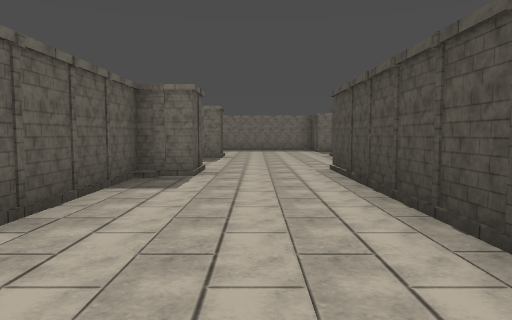
[1] (above)

16 first-person views from a walk through a level from a Godot 3-D game. The camera is 1.5 m above the floor, tilts 4° down and sees 70° across. The floor is counted in squares, 2 m on a side. Each view is taken from the middle of a square. On the plan, view 1 faces up. The plan holds only what a view shows up to about 11 squares ahead; the rest is blank. Characters and animated objects are not drawn.

[2]
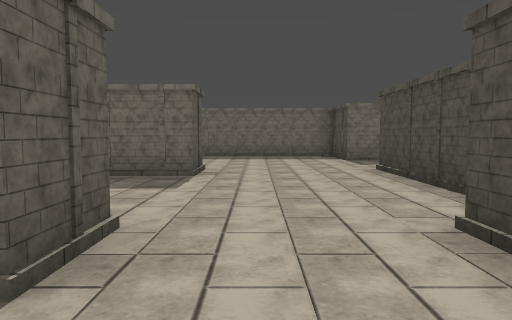

[3]
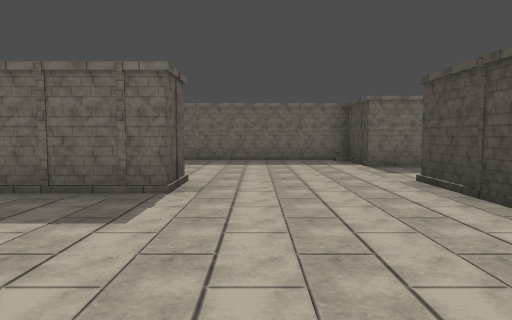

[4]
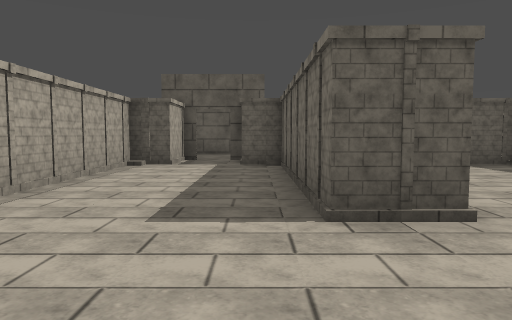

[5]
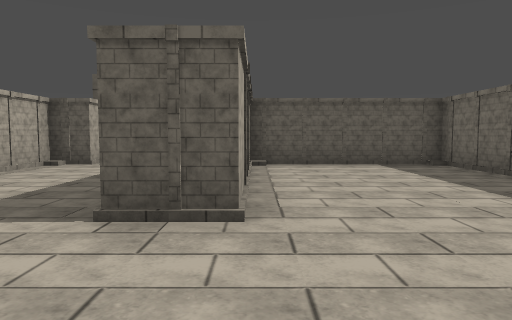

[6]
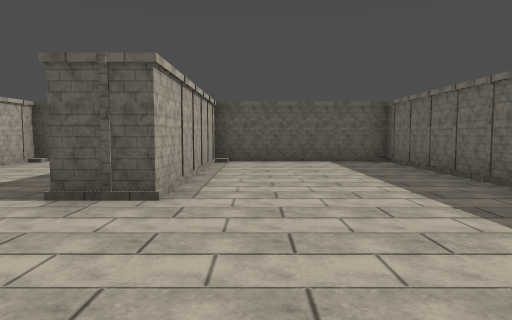

[7]
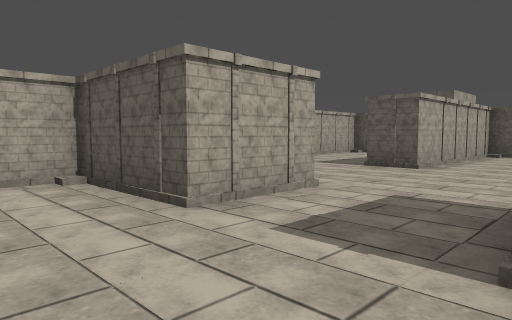

[8]
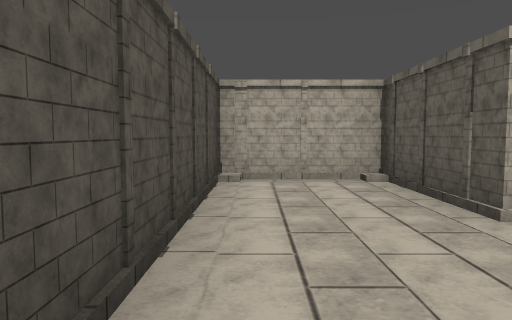

[9]
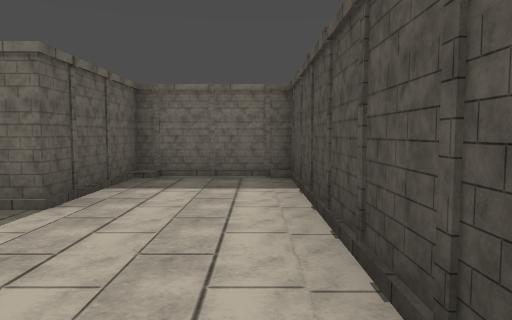

[10]
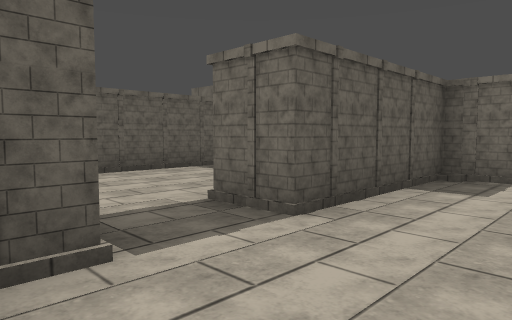

[11]
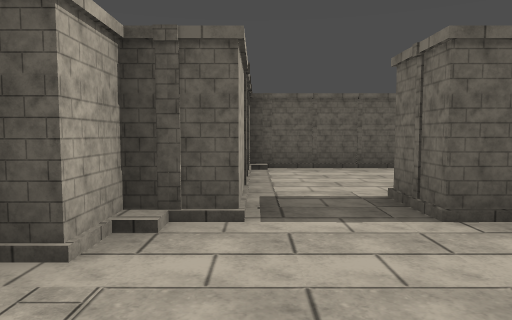

[12]
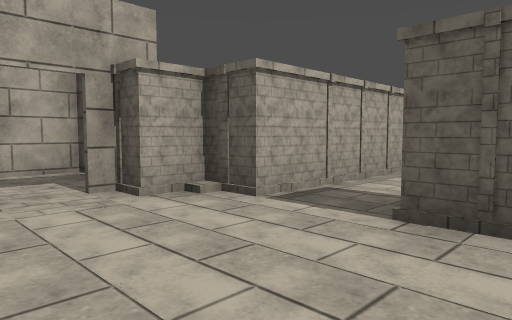

[13]
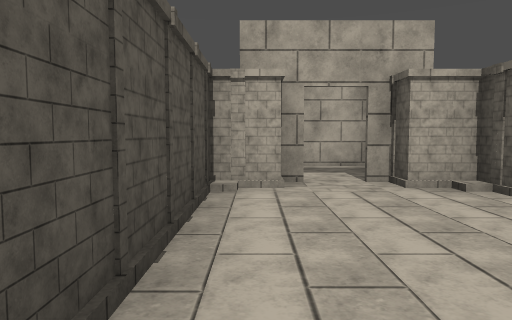

[14]
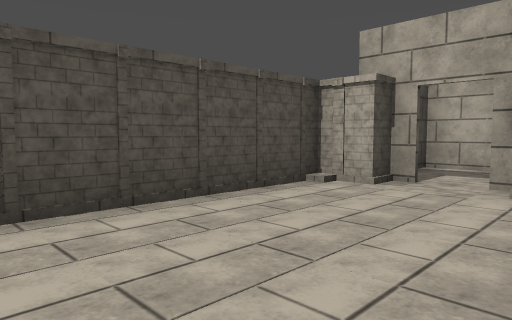

[15]
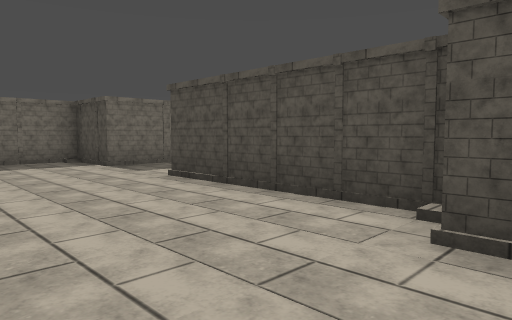

[16]
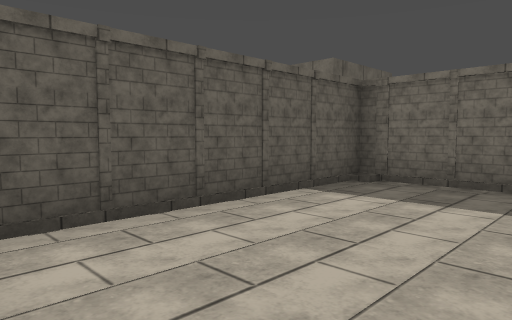

### Floor plan
Points are (right, up) in squares from view 1. A wall is a line through its corners. A room is listed if a view was taken in it or the views show most of it. See-through windows are left out.
Room 1 (views 1, 2, 3, 4, 5, 6, 7, 8, 9, 10, 11, 12, 13, 14, 15)
walls: (-1.1, 7.9) (-1.1, 6.6) (-2.1, 6.6) (-2.1, 2.6) (-3.5, 2.6); (2.7, 8.1) (2.7, 12.9) (4.9, 12.9) (4.9, 9.9) (7.6, 9.9) (7.6, 18.4); (-7.1, 11.8) (-7.1, 10.6); (-7.9, 8.9) (-7.1, 8.9) (-7.1, 7.9) (-2.4, 7.9); (1.2, 0.4) (1.8, 0.4); (-3.5, 0.9) (-2.1, 0.9) (-2.1, -0.2); (0.6, -0.9) (0.6, -0.2) (1.6, -0.2) (1.6, 7.9); (7.8, 18.6) (4.9, 18.6) (4.9, 15.6) (2.7, 15.6) (2.7, 17.6) (-7.1, 17.6) (-7.1, 12.9) (-1.1, 12.9) (-1.1, 11.6) (-6.9, 11.6)
ways out: opening at (-3, 1.5) to room 2; opening at (-8, 9.5)
objects: house (-2, -4) to (1, -1)
Room 2 (view 16)
walls: (-4.9, 6.6) (-7.1, 6.6) (-7.1, 0.9); (-6.4, 0.9) (-3.5, 0.9)
ways out: opening at (-3, 1.5) to room 1

Where each view was taken, in squares from view 1:
view 1: 0 up, 0 right, facing up
view 2: 5 up, 0 right, facing up
view 3: 7 up, 0 right, facing up
view 4: 11 up, 2 right, facing left
view 5: 13 up, 2 right, facing left
view 6: 14 up, 3 right, facing left
view 7: 16 up, 7 right, facing down-left
view 8: 16 up, 7 right, facing down
view 9: 12 up, 7 right, facing up
view 10: 0 up, 0 right, facing up-left
view 11: 1 up, 1 right, facing left
view 12: 4 up, 1 right, facing down-left
view 13: 5 up, 1 right, facing down
view 14: 5 up, 2 left, facing down-right
view 15: 7 up, 1 left, facing up-right
view 16: 1 up, 4 left, facing up-left
